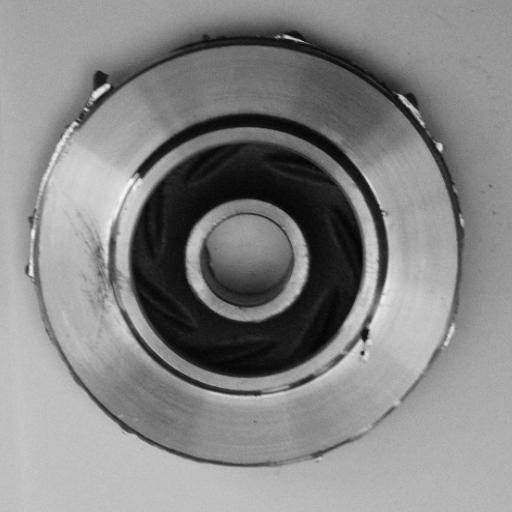
#> input picture dados/def_front/cast_def_0_1046.jpeg, 512 x 512 px, found by its file name; its folder holds only this picture in this run
$ python executar_projeto.py
#> lines starting #> are read from the running program, lines starting #| are printed output that depends on the picture; after the words box and inside, x2 and y2 are one past the last pixel; in counts of white or black regions, pixels touching at a corner belong together
### main.py
"""Projeto de inspeção de peças fundidas com OpenCV e TensorFlow.

Para executar:
python main.py --dataset "/caminho/para/dados"
"""

import argparse
import os
import random

import cv2
import matplotlib.pyplot as plt
import numpy as np
import tensorflow as tf
from tensorflow.keras import layers, models


# Valores pequenos para facilitar o estudo e reduzir o tempo de treinamento.
TAMANHO_IMAGEM = (128, 128)
TAMANHO_LOTE = 32
EPOCAS = 10
SEMENTE = 42


def criar_pastas_saida(pasta_saida):
    """Cria a pasta onde os gráficos e o modelo serão guardados."""
    os.makedirs(pasta_saida, exist_ok=True)


def mostrar_processamento_classico(pasta_dataset, pasta_saida):
    """Aplica OpenCV em uma imagem OK e uma imagem defeituosa."""
#> called with pasta_saida = 'resultados'
    classes = ["def_front", "ok_front"]
    imagens = []

    for classe in classes:
        pasta_classe = os.path.join(pasta_dataset, classe)
        arquivos = [nome for nome in os.listdir(pasta_classe)
                    if nome.lower().endswith((".jpg", ".jpeg", ".png"))]
        arquivo_escolhido = random.choice(arquivos)
        caminho = os.path.join(pasta_classe, arquivo_escolhido)
        imagem = cv2.imread(caminho)
#> imagem is the input picture: shape (512, 512, 3); min 2, max 251, mean 133.6
        imagens.append((classe, imagem))

    figura, eixos = plt.subplots(2, 6, figsize=(18, 6))
    titulos = ["Original", "Cinza", "Gaussian Blur", "Limiar", "Canny", "Morfologia"]

    for linha, (classe, imagem) in enumerate(imagens):
        cinza = cv2.cvtColor(imagem, cv2.COLOR_BGR2GRAY)
        blur = cv2.GaussianBlur(cinza, (5, 5), 0)
        _, limiar = cv2.threshold(blur, 110, 255, cv2.THRESH_BINARY_INV)
        bordas = cv2.Canny(blur, 40, 120)
        kernel = np.ones((3, 3), np.uint8)
        morfologia = cv2.morphologyEx(bordas, cv2.MORPH_CLOSE, kernel, iterations=2)

        etapas = [cv2.cvtColor(imagem, cv2.COLOR_BGR2RGB), cinza, blur,
                  limiar, bordas, morfologia]
        for coluna, etapa in enumerate(etapas):
            eixo = eixos[linha, coluna]
            if coluna == 0:
                eixo.imshow(etapa)
            else:
                eixo.imshow(etapa, cmap="gray")
            eixo.set_title(f"{classe}: {titulos[coluna]}")
            eixo.axis("off")
#> this loop made 2 passes
#> (linha, classe, kernel) on passes 1 to 2: (0, 'def_front', [[1, 1, 1], [1, 1, 1], [1, 1, 1]]), (1, 'ok_front', [[1, 1, 1], [1, 1, 1], [1, 1, 1]])
#> pass 1, in mostrar_processamento_classico, `_, limiar = cv2.threshold(blur, 110, 255, cv2.THRESH_BINARY_INV)`:
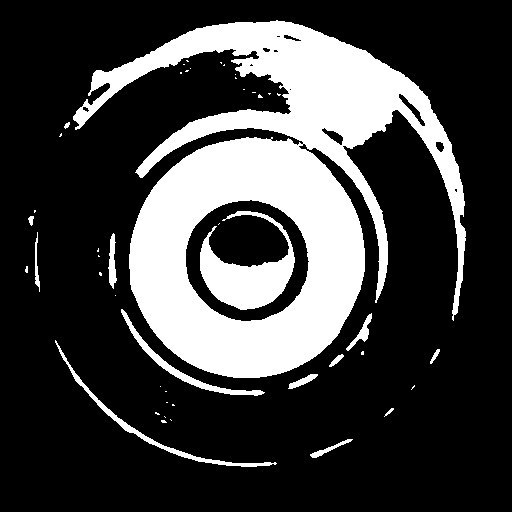
#> limiar: shape (512, 512); 25.1% white; 46 white regions (32 under 20 px), largest, box (x1, y1, x2, y2) and area: (73, 20, 466, 378) 58068, (200, 211, 295, 310) 4092, (55, 340, 277, 467) 1124
#> pass 1, in mostrar_processamento_classico, `bordas = cv2.Canny(blur, 40, 120)`:
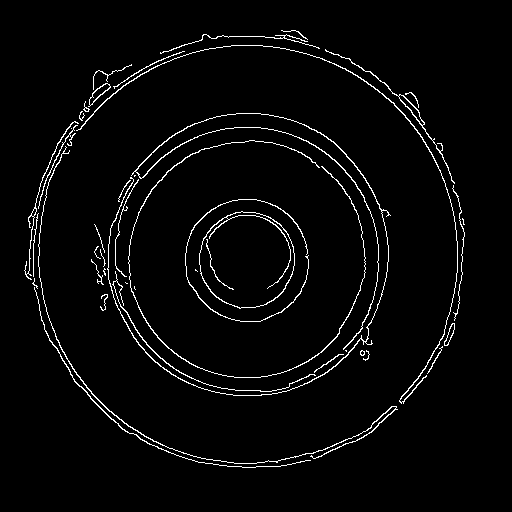
#> bordas: shape (512, 512); 3.1% white in thin lines or dots, all inside (x1, y1, x2, y2) = (24, 30, 465, 468)
#> after the loop:
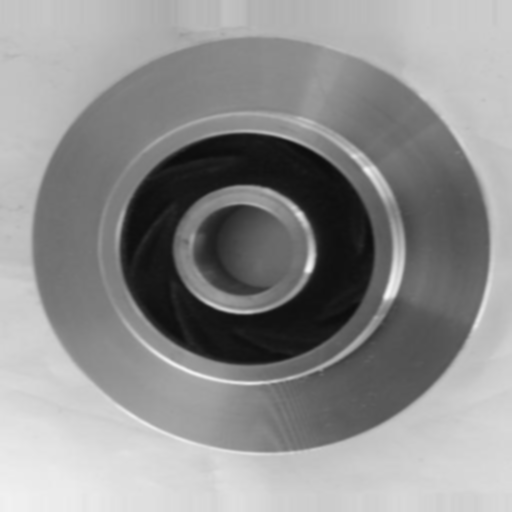
#> blur: shape (512, 512); min 11, max 244, mean 142.8
#> after the loop:
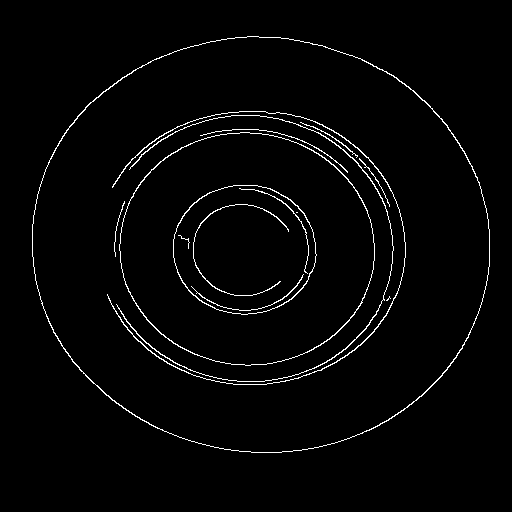
#> bordas: shape (512, 512); 2.2% white in thin lines or dots, all inside (x1, y1, x2, y2) = (32, 36, 490, 453)

    figura.suptitle("Análise exploratória: destaque de possíveis trincas e ranhuras")
    figura.tight_layout()
    caminho_grafico = os.path.join(pasta_saida, "processamento_opencv.png")
    figura.savefig(caminho_grafico, dpi=150)
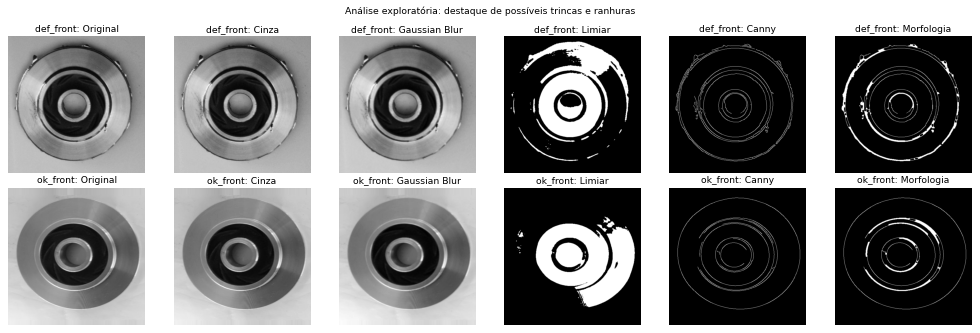
#> figure drawn by matplotlib, 12 panels
    plt.close(figura)
    print(f"Gráfico OpenCV salvo em: {caminho_grafico}")


def carregar_dados(pasta_dataset):
    """Carrega imagens e separa automaticamente treino e validação."""
#> (the run stopped early here; a loop or call above may not have finished)
